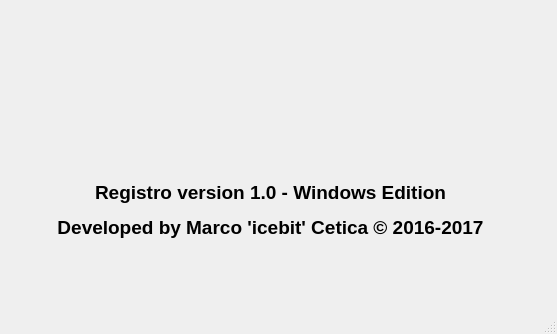
<?xml version="1.0" encoding="UTF-8"?>
<ui version="4.0">
 <class>aboutWindow</class>
 <widget class="QMainWindow" name="aboutWindow">
  <property name="geometry">
   <rect>
    <x>0</x>
    <y>0</y>
    <width>557</width>
    <height>334</height>
   </rect>
  </property>
  <property name="windowTitle">
   <string>About Registro</string>
  </property>
  <property name="windowIcon">
   <iconset>
    <normaloff>Resources/registro_icon_application.png</normaloff>Resources/registro_icon_application.png</iconset>
  </property>
  <widget class="QWidget" name="centralwidget">
   <widget class="QLabel" name="label">
    <property name="geometry">
     <rect>
      <x>20</x>
      <y>160</y>
      <width>501</width>
      <height>101</height>
     </rect>
    </property>
    <property name="text">
     <string>&lt;html&gt;&lt;head/&gt;&lt;body&gt;&lt;p align=&quot;center&quot;&gt;&lt;span style=&quot; font-size:14pt; font-weight:600;&quot;&gt;Registro version 1.0 - Windows Edition&lt;/span&gt;&lt;/p&gt;&lt;p align=&quot;center&quot;&gt;&lt;span style=&quot; font-size:14pt; font-weight:600;&quot;&gt;Developed by Marco 'icebit' Cetica © 2016-2017&lt;/span&gt;&lt;/p&gt;&lt;/body&gt;&lt;/html&gt;</string>
    </property>
   </widget>
   <widget class="QLabel" name="iconShow">
    <property name="geometry">
     <rect>
      <x>190</x>
      <y>30</y>
      <width>181</width>
      <height>131</height>
     </rect>
    </property>
    <property name="text">
     <string/>
    </property>
    <property name="pixmap">
     <pixmap>Resources/registro_icon.png</pixmap>
    </property>
    <property name="scaledContents">
     <bool>true</bool>
    </property>
   </widget>
  </widget>
  <widget class="QMenuBar" name="menubar">
   <property name="geometry">
    <rect>
     <x>0</x>
     <y>0</y>
     <width>557</width>
     <height>21</height>
    </rect>
   </property>
  </widget>
  <widget class="QStatusBar" name="statusbar"/>
 </widget>
 <resources/>
 <connections/>
</ui>
